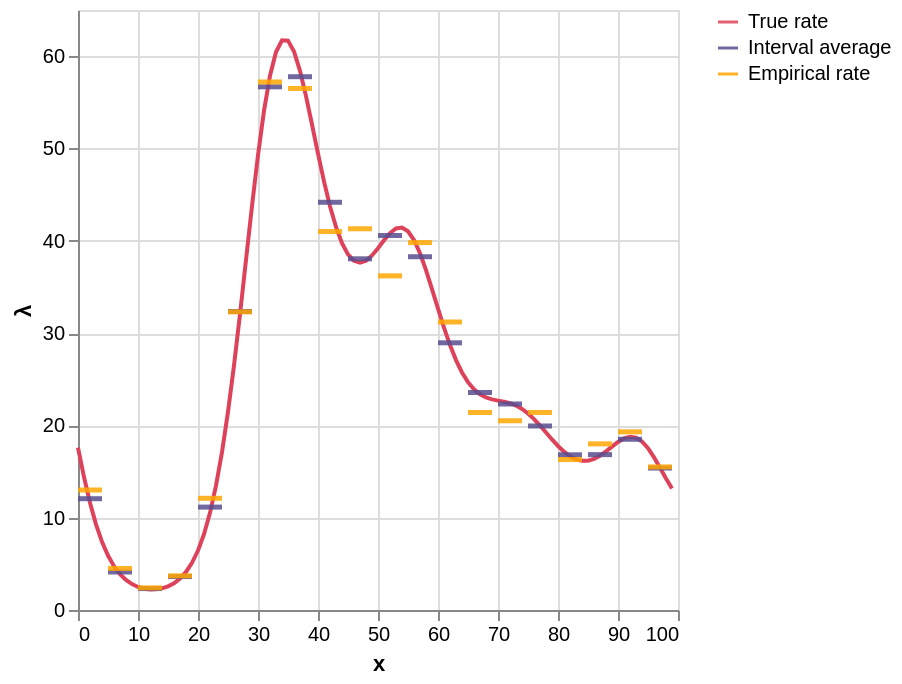

Notebook source saved alongside this figure:
### Code cell
plot_data(df_obs, df_rates, show_empirical=True)

### Figure 1 — Vega-Lite specification as saved in the notebook (floating-point values rounded to 4 significant figures)
{"config": {"view": {"continuousWidth": 300, "continuousHeight": 300}}, "layer": [{"data": {"name": "data-c23a1a848204268337dbaee40f37ff3e"}, "mark": {"type": "line"}, "encoding": {"color": {"field": "series", "legend": {"title": null}, "scale": {"domain": ["True rate", "Interval average", "Empirical rate"], "range": ["#de425b", "#594e90", "#ffa600"]}, "title": null, "type": "nominal"}, "x": {"field": "x", "title": "x", "type": "quantitative"}, "y": {"field": "lambda", "title": "λ", "type": "quantitative"}}}, {"data": {"name": "data-0e7e70a6ef7837444c2428c6547af62a"}, "mark": {"type": "rule", "opacity": 0.85, "strokeWidth": 2.5}, "encoding": {"color": {"field": "series", "legend": {"title": null}, "scale": {"domain": ["True rate", "Interval average", "Empirical rate"], "range": ["#de425b", "#594e90", "#ffa600"]}, "title": null, "type": "nominal"}, "x": {"field": "x_min", "title": "x", "type": "quantitative"}, "x2": {"field": "x_max"}, "y": {"field": "lambda_obs", "title": "λ", "type": "quantitative"}}}, {"data": {"name": "data-df0a37cb403998100fa809812efaa86a"}, "mark": {"type": "rule", "opacity": 0.85, "strokeWidth": 2.5}, "encoding": {"color": {"field": "series", "legend": {"title": null}, "scale": {"domain": ["True rate", "Interval average", "Empirical rate"], "range": ["#de425b", "#594e90", "#ffa600"]}, "title": null, "type": "nominal"}, "x": {"field": "x_min", "title": "x", "type": "quantitative"}, "x2": {"field": "x_max"}, "y": {"field": "lambda_obs", "title": "λ", "type": "quantitative"}}}], "$schema": "https://vega.github.io/schema/vega-lite/v6.1.0.json", "datasets": {"data-c23a1a848204268337dbaee40f37ff3e": [{"x": 0, "lambda": 17.6, "series": "True rate"}, {"x": 1, "lambda": 14.4, "series": "True rate"}, {"x": 2, "lambda": 11.62, "series": "True rate"}, {"x": 3, "lambda": 9.282, "series": "True rate"}, {"x": 4, "lambda": 7.387, "series": "True rate"}, {"x": 5, "lambda": 5.895, "series": "True rate"}, {"x": 6, "lambda": 4.748, "series": "True rate"}, {"x": 7, "lambda": 3.887, "series": "True rate"}, {"x": 8, "lambda": 3.254, "series": "True rate"}, {"x": 9, "lambda": 2.803, "series": "True rate"}, {"x": 10, "lambda": 2.497, "series": "True rate"}, {"x": 11, "lambda": 2.31, "series": "True rate"}, {"x": 12, "lambda": 2.225, "series": "True rate"}, {"x": 13, "lambda": 2.236, "series": "True rate"}, {"x": 14, "lambda": 2.343, "series": "True rate"}, {"x": 15, "lambda": 2.559, "series": "True rate"}, {"x": 16, "lambda": 2.903, "series": "True rate"}, {"x": 17, "lambda": 3.409, "series": "True rate"}, {"x": 18, "lambda": 4.123, "series": "True rate"}, {"x": 19, "lambda": 5.108, "series": "True rate"}, {"x": 20, "lambda": 6.441, "series": "True rate"}, {"x": 21, "lambda": 8.213, "series": "True rate"}, {"x": 22, "lambda": 10.52, "series": "True rate"}, {"x": 23, "lambda": 13.46, "series": "True rate"}, {"x": 24, "lambda": 17.1, "series": "True rate"}, {"x": 25, "lambda": 21.46, "series": "True rate"}, {"x": 26, "lambda": 26.49, "series": "True rate"}, {"x": 27, "lambda": 32.05, "series": "True rate"}, {"x": 28, "lambda": 37.91, "series": "True rate"}, {"x": 29, "lambda": 43.77, "series": "True rate"}, {"x": 30, "lambda": 49.28, "series": "True rate"}, {"x": 31, "lambda": 54.08, "series": "True rate"}, {"x": 32, "lambda": 57.87, "series": "True rate"}, {"x": 33, "lambda": 60.45, "series": "True rate"}, {"x": 34, "lambda": 61.71, "series": "True rate"}, {"x": 35, "lambda": 61.68, "series": "True rate"}, {"x": 36, "lambda": 60.5, "series": "True rate"}, {"x": 37, "lambda": 58.41, "series": "True rate"}, {"x": 38, "lambda": 55.68, "series": "True rate"}, {"x": 39, "lambda": 52.6, "series": "True rate"}, {"x": 40, "lambda": 49.44, "series": "True rate"}, {"x": 41, "lambda": 46.43, "series": "True rate"}, {"x": 42, "lambda": 43.74, "series": "True rate"}, {"x": 43, "lambda": 41.49, "series": "True rate"}, {"x": 44, "lambda": 39.74, "series": "True rate"}, {"x": 45, "lambda": 38.52, "series": "True rate"}, {"x": 46, "lambda": 37.83, "series": "True rate"}, {"x": 47, "lambda": 37.62, "series": "True rate"}, {"x": 48, "lambda": 37.85, "series": "True rate"}, {"x": 49, "lambda": 38.41, "series": "True rate"}, {"x": 50, "lambda": 39.2, "series": "True rate"}, {"x": 51, "lambda": 40.06, "series": "True rate"}, {"x": 52, "lambda": 40.83, "series": "True rate"}, {"x": 53, "lambda": 41.34, "series": "True rate"}, {"x": 54, "lambda": 41.44, "series": "True rate"}, {"x": 55, "lambda": 41.03, "series": "True rate"}, {"x": 56, "lambda": 40.08, "series": "True rate"}, {"x": 57, "lambda": 38.65, "series": "True rate"}, {"x": 58, "lambda": 36.83, "series": "True rate"}, {"x": 59, "lambda": 34.77, "series": "True rate"}, {"x": 60, "lambda": 32.64, "series": "True rate"}, {"x": 61, "lambda": 30.58, "series": "True rate"}, {"x": 62, "lambda": 28.7, "series": "True rate"}, {"x": 63, "lambda": 27.07, "series": "True rate"}, {"x": 64, "lambda": 25.73, "series": "True rate"}, {"x": 65, "lambda": 24.68, "series": "True rate"}, {"x": 66, "lambda": 23.91, "series": "True rate"}, {"x": 67, "lambda": 23.37, "series": "True rate"}, {"x": 68, "lambda": 23.03, "series": "True rate"}, {"x": 69, "lambda": 22.82, "series": "True rate"}, {"x": 70, "lambda": 22.68, "series": "True rate"}, {"x": 71, "lambda": 22.56, "series": "True rate"}, {"x": 72, "lambda": 22.4, "series": "True rate"}, {"x": 73, "lambda": 22.15, "series": "True rate"}, {"x": 74, "lambda": 21.79, "series": "True rate"}, {"x": 75, "lambda": 21.29, "series": "True rate"}, {"x": 76, "lambda": 20.68, "series": "True rate"}, {"x": 77, "lambda": 19.98, "series": "True rate"}, {"x": 78, "lambda": 19.23, "series": "True rate"}, {"x": 79, "lambda": 18.48, "series": "True rate"}, {"x": 80, "lambda": 17.77, "series": "True rate"}, {"x": 81, "lambda": 17.15, "series": "True rate"}, {"x": 82, "lambda": 16.66, "series": "True rate"}, {"x": 83, "lambda": 16.32, "series": "True rate"}, {"x": 84, "lambda": 16.16, "series": "True rate"}, {"x": 85, "lambda": 16.18, "series": "True rate"}, {"x": 86, "lambda": 16.37, "series": "True rate"}, {"x": 87, "lambda": 16.72, "series": "True rate"}, {"x": 88, "lambda": 17.18, "series": "True rate"}, {"x": 89, "lambda": 17.7, "series": "True rate"}, {"x": 90, "lambda": 18.2, "series": "True rate"}, {"x": 91, "lambda": 18.59, "series": "True rate"}, {"x": 92, "lambda": 18.77, "series": "True rate"}, {"x": 93, "lambda": 18.67, "series": "True rate"}, {"x": 94, "lambda": 18.25, "series": "True rate"}, {"x": 95, "lambda": 17.52, "series": "True rate"}, {"x": 96, "lambda": 16.54, "series": "True rate"}, {"x": 97, "lambda": 15.42, "series": "True rate"}, {"x": 98, "lambda": 14.25, "series": "True rate"}, {"x": 99, "lambda": 13.16, "series": "True rate"}], "data-0e7e70a6ef7837444c2428c6547af62a": [{"obs_interval": "[0,4]", "x_min": 0, "x_max": 4, "lambda_obs": 12.06, "series": "Interval average"}, {"obs_interval": "[10,14]", "x_min": 10, "x_max": 14, "lambda_obs": 2.322, "series": "Interval average"}, {"obs_interval": "[15,19]", "x_min": 15, "x_max": 19, "lambda_obs": 3.62, "series": "Interval average"}, {"obs_interval": "[20,24]", "x_min": 20, "x_max": 24, "lambda_obs": 11.15, "series": "Interval average"}, {"obs_interval": "[25,29]", "x_min": 25, "x_max": 29, "lambda_obs": 32.34, "series": "Interval average"}, {"obs_interval": "[30,34]", "x_min": 30, "x_max": 34, "lambda_obs": 56.68, "series": "Interval average"}, {"obs_interval": "[35,39]", "x_min": 35, "x_max": 39, "lambda_obs": 57.77, "series": "Interval average"}, {"obs_interval": "[40,44]", "x_min": 40, "x_max": 44, "lambda_obs": 44.17, "series": "Interval average"}, {"obs_interval": "[45,49]", "x_min": 45, "x_max": 49, "lambda_obs": 38.05, "series": "Interval average"}, {"obs_interval": "[5,9]", "x_min": 5, "x_max": 9, "lambda_obs": 4.117, "series": "Interval average"}, {"obs_interval": "[50,54]", "x_min": 50, "x_max": 54, "lambda_obs": 40.57, "series": "Interval average"}, {"obs_interval": "[55,59]", "x_min": 55, "x_max": 59, "lambda_obs": 38.27, "series": "Interval average"}, {"obs_interval": "[60,64]", "x_min": 60, "x_max": 64, "lambda_obs": 28.95, "series": "Interval average"}, {"obs_interval": "[65,69]", "x_min": 65, "x_max": 69, "lambda_obs": 23.56, "series": "Interval average"}, {"obs_interval": "[70,74]", "x_min": 70, "x_max": 74, "lambda_obs": 22.32, "series": "Interval average"}, {"obs_interval": "[75,79]", "x_min": 75, "x_max": 79, "lambda_obs": 19.93, "series": "Interval average"}, {"obs_interval": "[80,84]", "x_min": 80, "x_max": 84, "lambda_obs": 16.81, "series": "Interval average"}, {"obs_interval": "[85,89]", "x_min": 85, "x_max": 89, "lambda_obs": 16.83, "series": "Interval average"}, {"obs_interval": "[90,94]", "x_min": 90, "x_max": 94, "lambda_obs": 18.5, "series": "Interval average"}, {"obs_interval": "[95,99]", "x_min": 95, "x_max": 99, "lambda_obs": 15.38, "series": "Interval average"}], "data-df0a37cb403998100fa809812efaa86a": [{"obs_interval": "[0,4]", "x_min": 0, "x_max": 4, "lambda_obs": 13.0, "series": "Empirical rate"}, {"obs_interval": "[10,14]", "x_min": 10, "x_max": 14, "lambda_obs": 2.4, "series": "Empirical rate"}, {"obs_interval": "[15,19]", "x_min": 15, "x_max": 19, "lambda_obs": 3.7, "series": "Empirical rate"}, {"obs_interval": "[20,24]", "x_min": 20, "x_max": 24, "lambda_obs": 12.1, "series": "Empirical rate"}, {"obs_interval": "[25,29]", "x_min": 25, "x_max": 29, "lambda_obs": 32.3, "series": "Empirical rate"}, {"obs_interval": "[30,34]", "x_min": 30, "x_max": 34, "lambda_obs": 57.2, "series": "Empirical rate"}, {"obs_interval": "[35,39]", "x_min": 35, "x_max": 39, "lambda_obs": 56.5, "series": "Empirical rate"}, {"obs_interval": "[40,44]", "x_min": 40, "x_max": 44, "lambda_obs": 41.0, "series": "Empirical rate"}, {"obs_interval": "[45,49]", "x_min": 45, "x_max": 49, "lambda_obs": 41.3, "series": "Empirical rate"}, {"obs_interval": "[5,9]", "x_min": 5, "x_max": 9, "lambda_obs": 4.5, "series": "Empirical rate"}, {"obs_interval": "[50,54]", "x_min": 50, "x_max": 54, "lambda_obs": 36.2, "series": "Empirical rate"}, {"obs_interval": "[55,59]", "x_min": 55, "x_max": 59, "lambda_obs": 39.8, "series": "Empirical rate"}, {"obs_interval": "[60,64]", "x_min": 60, "x_max": 64, "lambda_obs": 31.2, "series": "Empirical rate"}, {"obs_interval": "[65,69]", "x_min": 65, "x_max": 69, "lambda_obs": 21.4, "series": "Empirical rate"}, {"obs_interval": "[70,74]", "x_min": 70, "x_max": 74, "lambda_obs": 20.5, "series": "Empirical rate"}, {"obs_interval": "[75,79]", "x_min": 75, "x_max": 79, "lambda_obs": 21.4, "series": "Empirical rate"}, {"obs_interval": "[80,84]", "x_min": 80, "x_max": 84, "lambda_obs": 16.3, "series": "Empirical rate"}, {"obs_interval": "[85,89]", "x_min": 85, "x_max": 89, "lambda_obs": 18.0, "series": "Empirical rate"}, {"obs_interval": "[90,94]", "x_min": 90, "x_max": 94, "lambda_obs": 19.3, "series": "Empirical rate"}, {"obs_interval": "[95,99]", "x_min": 95, "x_max": 99, "lambda_obs": 15.5, "series": "Empirical rate"}]}}
